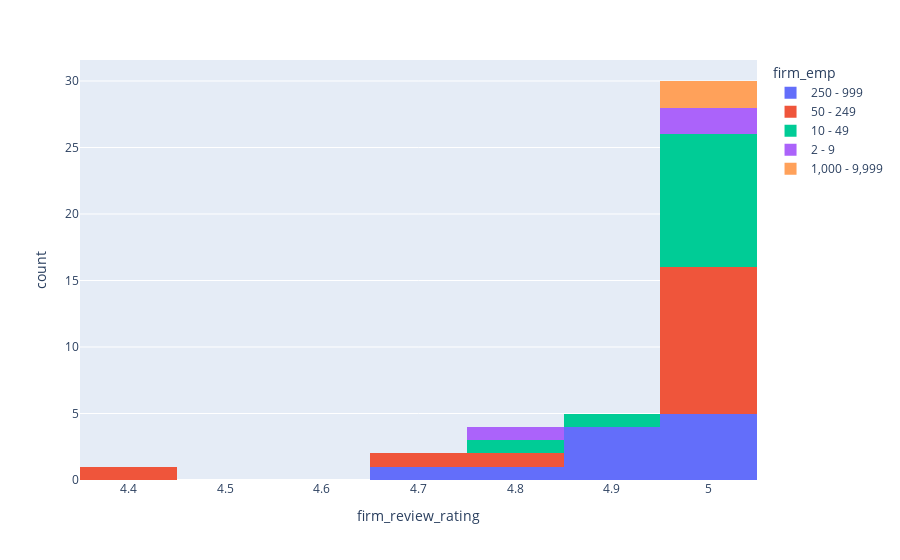

Write notebook code for a chart like this one.
### Code cell
px.histogram(df_new1, 'firm_review_rating', color='firm_emp')

### Figure 1 — Plotly figure (JSON) as saved in the notebook; plotly's stock layout.template omitted (floating-point values rounded to 4 significant figures)
{"data": [{"alignmentgroup": "True", "bingroup": "x", "hovertemplate": "firm_emp=250 - 999<br>firm_review_rating=%{x}<br>count=%{y}<extra></extra>", "legendgroup": "250 - 999", "marker": {"color": "#636efa", "pattern": {"shape": ""}}, "name": "250 - 999", "offsetgroup": "250 - 999", "orientation": "v", "showlegend": true, "type": "histogram", "x": [4.9, 4.9, 5, 5, 5, 5, 4.8, 4.7, 4.9, 4.9, 5], "xaxis": "x", "yaxis": "y"}, {"alignmentgroup": "True", "bingroup": "x", "hovertemplate": "firm_emp=50 - 249<br>firm_review_rating=%{x}<br>count=%{y}<extra></extra>", "legendgroup": "50 - 249", "marker": {"color": "#EF553B", "pattern": {"shape": ""}}, "name": "50 - 249", "offsetgroup": "50 - 249", "orientation": "v", "showlegend": true, "type": "histogram", "x": [5, 5, 5, 4.7, 5, 4.4, null, null, null, null, null, null, 4.8, 5, 5, 5, 5, 5, 5, 5], "xaxis": "x", "yaxis": "y"}, {"alignmentgroup": "True", "bingroup": "x", "hovertemplate": "firm_emp=10 - 49<br>firm_review_rating=%{x}<br>count=%{y}<extra></extra>", "legendgroup": "10 - 49", "marker": {"color": "#00cc96", "pattern": {"shape": ""}}, "name": "10 - 49", "offsetgroup": "10 - 49", "orientation": "v", "showlegend": true, "type": "histogram", "x": [5, 4.8, 5, 5, 5, 5, null, null, null, null, 5, 5, 5, 4.9, 5, 5], "xaxis": "x", "yaxis": "y"}, {"alignmentgroup": "True", "bingroup": "x", "hovertemplate": "firm_emp=2 - 9<br>firm_review_rating=%{x}<br>count=%{y}<extra></extra>", "legendgroup": "2 - 9", "marker": {"color": "#ab63fa", "pattern": {"shape": ""}}, "name": "2 - 9", "offsetgroup": "2 - 9", "orientation": "v", "showlegend": true, "type": "histogram", "x": [4.8, null, null, 5, 5], "xaxis": "x", "yaxis": "y"}, {"alignmentgroup": "True", "bingroup": "x", "hovertemplate": "firm_emp=1,000 - 9,999<br>firm_review_rating=%{x}<br>count=%{y}<extra></extra>", "legendgroup": "1,000 - 9,999", "marker": {"color": "#FFA15A", "pattern": {"shape": ""}}, "name": "1,000 - 9,999", "offsetgroup": "1,000 - 9,999", "orientation": "v", "showlegend": true, "type": "histogram", "x": [5, 5], "xaxis": "x", "yaxis": "y"}], "layout": {"barmode": "relative", "legend": {"title": {"text": "firm_emp"}, "tracegroupgap": 0}, "margin": {"t": 60}, "xaxis": {"anchor": "y", "domain": [0, 1], "title": {"text": "firm_review_rating"}}, "yaxis": {"anchor": "x", "domain": [0, 1], "title": {"text": "count"}}}}
